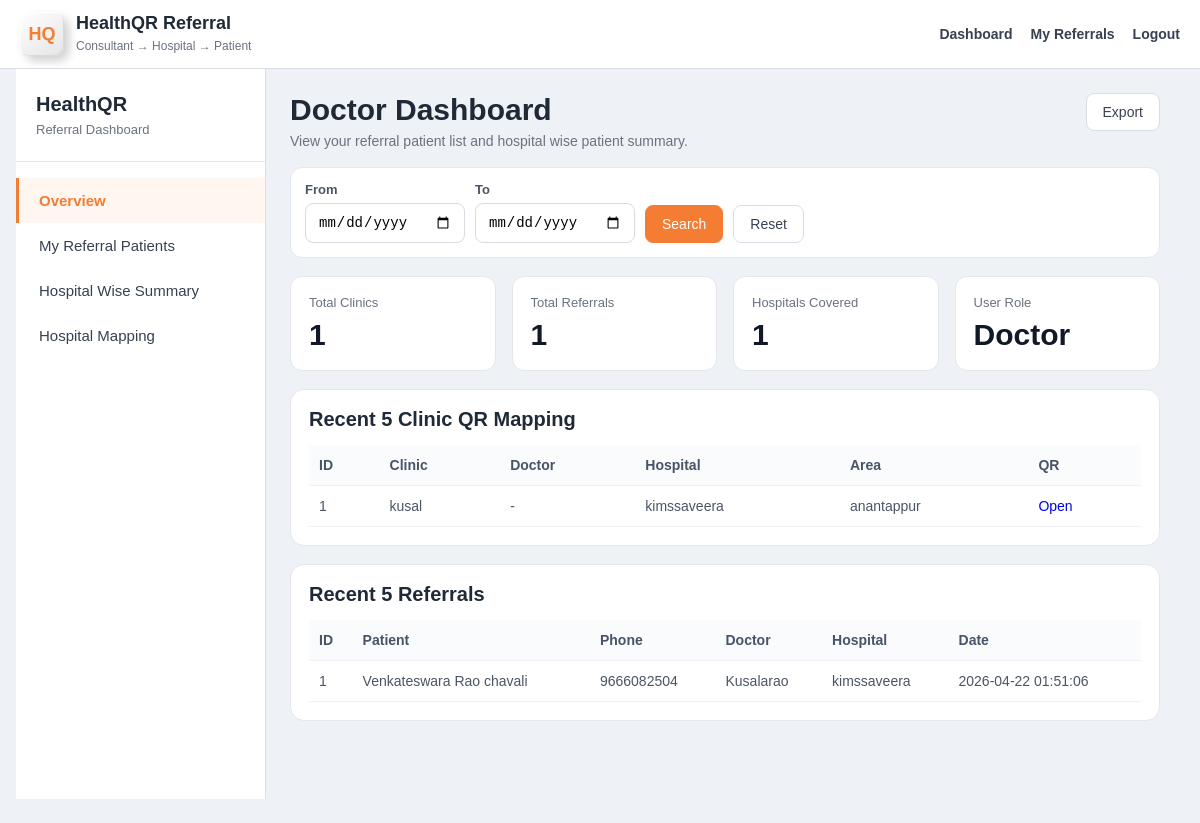
/dashboard (signed in), run on the app's committed database.
### tables this page shows
CREATE TABLE clinics(
        id INTEGER PRIMARY KEY AUTOINCREMENT,
        token TEXT UNIQUE NOT NULL,
        doctor_user_id INTEGER NOT NULL,
        hospital_user_id INTEGER NOT NULL,
        clinic_name TEXT NOT NULL,
        area TEXT,
        upi_id TEXT,
        contact_number TEXT,
        qr_file TEXT,
        scan_count INTEGER NOT NULL DEFAULT 0,
        last_scanned_at TEXT,
        created_at TEXT NOT NULL DEFAULT CURRENT_TIMESTAMP,
        FOREIGN KEY(doctor_user_id) REFERENCES users(id),
        FOREIGN KEY(hospital_user_id) REFERENCES users(id)
    );

CREATE TABLE users(
        id INTEGER PRIMARY KEY AUTOINCREMENT,

        role TEXT NOT NULL CHECK(role IN ('admin','doctor','hospital')),

        display_name TEXT NOT NULL,
        hospital_name TEXT,

        phone TEXT UNIQUE,
        email TEXT UNIQUE,
        gender TEXT,
        registered_as TEXT,

        address TEXT,
        city_name TEXT,
        pincode TEXT,

        pan_number TEXT,
        aadhar_number TEXT,
        pan_file TEXT,
        aadhar_file TEXT,

        account_number TEXT,
        ifsc_code TEXT,
        upi_id TEXT,

        login_id TEXT UNIQUE,
        organization_name TEXT,

        password TEXT,
        secret_code TEXT,

        approval_status TEXT NOT NULL DEFAULT 'approved',
        qr_generated INTEGER NOT NULL DEFAULT 0,

        is_active INTEGER NOT NULL DEFAULT 1,
        created_at TEXT NOT NULL DEFAULT CURRENT_TIMESTAMP
    );

CREATE TABLE referrals(
        id INTEGER PRIMARY KEY AUTOINCREMENT,
        lead_id INTEGER NOT NULL UNIQUE,
        doctor_user_id INTEGER NOT NULL,
        hospital_user_id INTEGER NOT NULL,
        patient_name TEXT NOT NULL,
        referral_status TEXT NOT NULL DEFAULT 'pending',
        payout_status TEXT NOT NULL DEFAULT 'unpaid',
        payout_amount REAL NOT NULL DEFAULT 0,
        approved_at TEXT,
        paid_at TEXT,
        created_at TEXT NOT NULL DEFAULT CURRENT_TIMESTAMP,
        updated_at TEXT,
        FOREIGN KEY(lead_id) REFERENCES leads(id),
        FOREIGN KEY(doctor_user_id) REFERENCES users(id),
        FOREIGN KEY(hospital_user_id) REFERENCES users(id)
    );

CREATE TABLE leads(
        id INTEGER PRIMARY KEY AUTOINCREMENT,
        clinic_id INTEGER NOT NULL,
        doctor_user_id INTEGER NOT NULL,
        hospital_user_id INTEGER NOT NULL,
        patient_name TEXT NOT NULL,
        patient_phone TEXT NOT NULL,
        disease_notes TEXT,
        referral_note TEXT,
        consent_yes INTEGER NOT NULL DEFAULT 0,
        status TEXT NOT NULL DEFAULT 'NEW',
        created_at TEXT NOT NULL DEFAULT CURRENT_TIMESTAMP,
        FOREIGN KEY(clinic_id) REFERENCES clinics(id),
        FOREIGN KEY(doctor_user_id) REFERENCES users(id),
        FOREIGN KEY(hospital_user_id) REFERENCES users(id)
    );

### routes/dashboard_routes.py (the view, shortened to what this page needs)
@dashboard_bp.route("")
@login_required()
def home():
    user_id = session.get("user_id")
    role = session.get("role")
    leads = []
    clinics = []
    notifications = []
    hospital_summary = []
    registered_doctors = []
    conn = get_conn()
    cur = conn.cursor()
    if role == "doctor":
        params = [user_id]
        conditions = ["l.doctor_user_id = ?"]
        conditions.extend(_build_date_filters("l.created_at", params))
        lead_where = " AND ".join(conditions)
        cur.execute(
            f"""
            SELECT
                l.*,
                c.clinic_name,
                u.display_name AS doctor_name,
                h.hospital_name,
                r.id AS referral_id,
                r.referral_status,
                r.payout_status,
                r.payout_amount,
                r.approved_at,
                r.paid_at
            FROM leads l
            JOIN clinics c ON c.id = l.clinic_id
            JOIN users u ON u.id = l.doctor_user_id
            JOIN users h ON h.id = l.hospital_user_id
            LEFT JOIN referrals r ON r.lead_id = l.id
            WHERE {lead_where}
            ORDER BY l.id DESC
            """,
            params,
        )
        leads = cur.fetchall()
        cur.execute(
            """
            SELECT c.*, h.hospital_name
            FROM clinics c
            JOIN users h ON h.id = c.hospital_user_id
            WHERE c.doctor_user_id = ?
            ORDER BY c.id DESC
            """,
            (user_id,),
        )
        clinics = cur.fetchall()
        cur.execute(
            """
            SELECT h.hospital_name, COUNT(l.id) AS total_patients
            FROM leads l
            JOIN users h ON h.id = l.hospital_user_id
            WHERE l.doctor_user_id = ?
            GROUP BY h.hospital_name
            ORDER BY total_patients DESC, h.hospital_name
            """,
            (user_id,),
        )
        hospital_summary = cur.fetchall()
        cur.execute(
            """
            SELECT n.*, l.patient_name
            FROM notifications n
            LEFT JOIN leads l ON l.id = n.lead_id
            WHERE LOWER(COALESCE(n.recipient_role, '')) IN ('doctor', 'doctor_registration', 'doctor_approval', 'doctor_payout')
              AND n.recipient_value = (SELECT COALESCE(phone, '') FROM users WHERE id = ?)
            ORDER BY n.id DESC
            LIMIT 20
            """,
            (user_id,),
        )
        notifications = cur.fetchall()
    conn.close()
    return render_template(
        "dashboard/home.html",
        leads=leads,
        clinics=clinics,
        notifications=notifications,
        hospital_summary=hospital_summary,
        registered_doctors=registered_doctors,
        role=role,
    )

### models/database.py (called while the page is built)
def get_conn():
    conn = sqlite3.connect(
        DATABASE_PATH,
        timeout=10,
        check_same_thread=False
    )
    conn.row_factory = sqlite3.Row
    conn.execute("PRAGMA foreign_keys = ON")
    conn.execute("PRAGMA journal_mode = WAL")
    conn.execute("PRAGMA synchronous = NORMAL")
    conn.execute("PRAGMA temp_store = MEMORY")
    conn.execute("PRAGMA cache_size = -20000")
    return conn

### routes/dashboard_routes.py (called while the page is built)
def _build_date_filters(column_name: str, params: list):
    clauses = []
    from_date = request.args.get("from_date", "").strip()
    to_date = request.args.get("to_date", "").strip()
    if from_date:
        clauses.append(f"date({column_name}) >= date(?)")
        params.append(from_date)
    if to_date:
        clauses.append(f"date({column_name}) <= date(?)")
        params.append(to_date)
    return clauses

### utils/helpers.py (called while the page is built)
def login_required(role=None):
    def decorator(fn):
        @wraps(fn)
        def wrapper(*args, **kwargs):
            if "user_id" not in session:
                flash("Please login first.", "error")
                return redirect(url_for("auth.login"))
            user_role = session.get("role")
            if role:
                allowed_roles = role if isinstance(role, (list, tuple, set)) else [role]
                if user_role not in allowed_roles:
                    flash("You do not have access to that page.", "error")
                    return redirect(url_for("dashboard.home"))
            return fn(*args, **kwargs)
        return wrapper
    return decorator

### templates/dashboard/home.html (shortened to what this page needs)
{% extends "base.html" %}
{% block content %}
<div class="dashboard-shell">
  <aside class="sidebar">
    <div class="sidebar-top">
      <h2>HealthQR</h2>
      <p>Referral Dashboard</p>
    </div>
    <nav class="menu">
      <a href="#" class="menu-link active" data-target="overview-section">Overview</a>
      {% if role == 'doctor' %}
        <a href="#" class="menu-link" data-target="doctor-patient-section">My Referral Patients</a>
        <a href="#" class="menu-link" data-target="doctor-hospital-section">Hospital Wise Summary</a>
        <a href="#" class="menu-link" data-target="clinic-section">Hospital Mapping</a>
      {% elif role == 'hospital' %}
        <a href="#" class="menu-link" data-target="hospital-doctor-section">Registered Doctors</a>
        <a href="#" class="menu-link" data-target="hospital-patient-section">Referral Patients</a>
        <a href="#" class="menu-link" data-target="clinic-section">Clinic Mapping</a>
      {% else %}
        <a href="#" class="menu-link" data-target="clinic-section">Clinic QR Mapping</a>
        <a href="#" class="menu-link" data-target="referral-section">Recent Referrals</a>
        <a href="#" class="menu-link" data-target="message-section">Admin Team Delivery</a>
      {% endif %}
    </nav>
  </aside>
  <div class="main-panel">
    <div class="top-head">
      <div>
        {% if role == 'doctor' %}
          <h1>Doctor Dashboard</h1>
          <p>View your referral patient list and hospital wise patient summary.</p>
        {% elif role == 'hospital' %}
          <h1>Hospital Dashboard</h1>
          <p>View registered doctors and hospital referral patient list.</p>
        {% else %}
          <h1>Referral Overview</h1>
          <p>View hospital setup, clinic mappings, referral data, and admin-team delivery status.</p>
        {% endif %}
      </div>
      <div class="top-actions">
        <button class="btn-light" type="button" onclick="exportCurrentTable()">Export</button>
      </div>
    </div>
    <form class="filter-bar" method="get">
      <div class="filter-group">
        <label for="from_date">From</label>
        <input type="date" id="from_date" name="from_date" value="{{ request.args.get('from_date', '') }}">
      </div>
      <div class="filter-group">
        <label for="to_date">To</label>
        <input type="date" id="to_date" name="to_date" value="{{ request.args.get('to_date', '') }}">
      </div>
      <div class="top-actions">
        <button class="btn-main" type="submit">Search</button>
        <a class="btn-light" href="{{ url_for('dashboard.home') }}">Reset</a>
      </div>
    </form>
    <section id="overview-section" class="show-section">
      <div class="stats-grid">
        <div class="stat-card">
          <span>Total Clinics</span>
          <strong>{{ clinics|length }}</strong>
        </div>
        <div class="stat-card">
          <span>Total Referrals</span>
          <strong>{{ leads|length }}</strong>
        </div>
        <div class="stat-card">
          {% if role == 'admin' %}
            <span>Total Messages</span>
            <strong>{{ notifications|length }}</strong>
          {% elif role == 'hospital' %}
            <span>Registered Doctors</span>
            <strong>{{ registered_doctors|length }}</strong>
          {% else %}
            <span>Hospitals Covered</span>
            <strong>{{ hospital_summary|length }}</strong>
          {% endif %}
        </div>
        <div class="stat-card">
          <span>User Role</span>
          <strong>{{ role|title }}</strong>
        </div>
      </div>
      <section class="panel-card">
        <div class="section-head">
          <h2>Recent 5 Clinic QR Mapping</h2>
        </div>
        <div class="table-wrap">
          <table id="overview-clinic-table">
            <thead>
              <tr>
                <th>ID</th>
                <th>Clinic</th>
                <th>Doctor</th>
                <th>Hospital</th>
                <th>Area</th>
                <th>QR</th>
              </tr>
            </thead>
            <tbody>
              {% for row in clinics[:5] %}
              <tr>
                <td>{{ row['id'] }}</td>
                <td>{{ row['clinic_name'] }}</td>
                <td>{{ row['doctor_name'] if row['doctor_name'] is defined else '-' }}</td>
                <td>{{ row['hospital_name'] if row['hospital_name'] is defined else '-' }}</td>
                <td>{{ row['area'] or '-' }}</td>
                <td><a href="{{ url_for('clinic.created', clinic_id=row['id']) }}">Open</a></td>
              </tr>
              {% else %}
              <tr><td colspan="6">No clinics available.</td></tr>
              {% endfor %}
            </tbody>
          </table>
        </div>
      </section>
      <section class="panel-card">
        <div class="section-head">
          <h2>Recent 5 Referrals</h2>
        </div>
        <div class="table-wrap">
          <table id="overview-referral-table">
            <thead>
              <tr>
                <th>ID</th>
                <th>Patient</th>
                <th>Phone</th>
                <th>Doctor</th>
                <th>Hospital</th>
                <th>Date</th>
              </tr>
            </thead>
            <tbody>
              {% for row in leads[:5] %}
              <tr>
                <td>{{ row['id'] }}</td>
                <td>{{ row['patient_name'] }}</td>
                <td>{{ row['patient_phone'] }}</td>
                <td>{{ row['doctor_name'] }}</td>
                <td>{{ row['hospital_name'] }}</td>
                <td>{{ row['created_at'] }}</td>
              </tr>
              {% else %}
              <tr><td colspan="6">No referrals captured yet.</td></tr>
              {% endfor %}
            </tbody>
          </table>
        </div>
      </section>
    </section>
  </div>
</div>
{% endblock %}

### templates/base.html (style rules this page uses)
* { box-sizing: border-box; }
html, body { margin: 0; padding: 0; width: 100%; overflow-x: hidden; font-family: Arial, sans-serif; background: #eef1f5; color: #1f2937; }
a { text-decoration: none; }

### templates/dashboard/home.html (style rules this page uses)
body { background: #eef1f5; }
.dashboard-shell { display: flex; min-height: calc(100vh - 70px); background: #eef1f5; }
.sidebar { width: 250px; background: #ffffff; border-right: 1px solid #d9dee7; }
.sidebar-top { padding: 24px 20px; border-bottom: 1px solid #e5e7eb; }
.sidebar-top h2 { margin: 0; font-size: 20px; color: #1f2937; }
.sidebar-top p { margin: 6px 0 0; font-size: 13px; color: #6b7280; }
.menu { padding: 16px 0; }
.menu a { display: block; padding: 14px 20px; text-decoration: none; color: #374151; font-size: 15px; border-left: 3px solid transparent; }
.menu a.active, .menu a:hover { background: #fff6f0; color: #f47c33; border-left-color: #f47c33; font-weight: 600; }
.main-panel { flex: 1; padding: 24px; }
.top-head { display: flex; justify-content: space-between; align-items: flex-start; gap: 16px; margin-bottom: 18px; }
.top-head h1 { margin: 0; font-size: 30px; color: #1f2937; }
.top-head p { margin: 6px 0 0; font-size: 14px; color: #6b7280; }
.top-actions { display: flex; gap: 10px; flex-wrap: wrap; }
.btn-main, .btn-light { padding: 10px 16px; border-radius: 8px; text-decoration: none; font-size: 14px; display: inline-block; border: 1px solid #d8dde6; cursor: pointer; }
.btn-main { background: #f47c33; color: white; border-color: #f47c33; }
.btn-light { background: #ffffff; color: #374151; }
.filter-bar { background: #ffffff; border: 1px solid #e3e7ee; border-radius: 12px; padding: 14px; display: flex; flex-wrap: wrap; gap: 10px; align-items: end; margin-bottom: 18px; }
.filter-group { display: flex; flex-direction: column; gap: 6px; }
.filter-group label { font-size: 13px; color: #4b5563; font-weight: 600; }
.filter-group input, .filter-group select { padding: 10px 12px; border: 1px solid #d7dce3; border-radius: 8px; min-width: 160px; background: #fff; font-size: 14px; }
.stats-grid { display: grid; grid-template-columns: repeat(4, 1fr); gap: 16px; margin-bottom: 18px; }
.stat-card { background: #ffffff; border: 1px solid #e5e7eb; border-radius: 12px; padding: 18px; }
.stat-card span { display: block; font-size: 13px; color: #6b7280; margin-bottom: 8px; }
.stat-card strong { font-size: 30px; color: #111827; }
.panel-card { background: #ffffff; border: 1px solid #e5e7eb; border-radius: 14px; padding: 18px; margin-bottom: 18px; }
.section-head { display: flex; justify-content: space-between; align-items: center; margin-bottom: 14px; }
.section-head h2 { margin: 0; font-size: 20px; color: #1f2937; }
.table-wrap { overflow-x: auto; }
table { width: 100%; border-collapse: collapse; min-width: 760px; }
th, td { padding: 12px 10px; border-bottom: 1px solid #edf0f4; text-align: left; font-size: 14px; vertical-align: top; }
th { background: #fafbfc; color: #475467; font-weight: 600; }
td { color: #4b5563; }
.show-section { display: block; }

### data on the page
clinics: id "1", clinic_name "kusal", row "-", hospital_name "kimssaveera", area "anantappur"
referrals: id "1", patient_name "Venkateswara Rao chavali", patient_phone "9666082504", doctor_name "Kusalarao", hospital_name "kimssaveera", created_at "2026-04-22 01:51:06"

### other printed values
{{ clinics|length }} "1"
{{ leads|length }} "1"
{{ hospital_summary|length }} "1"
{{ role|title }} "Doctor"
